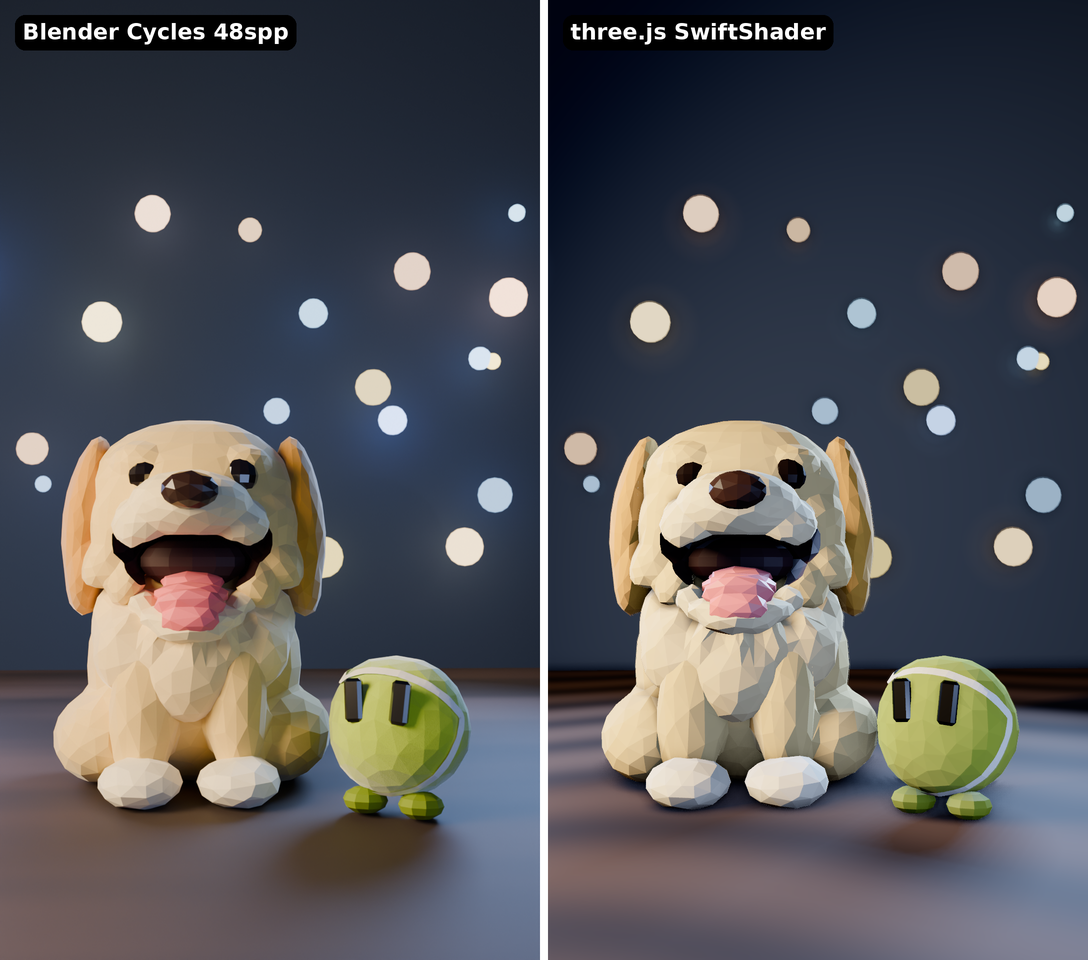

Python code for this plot:
"""Side-by-side: Blender Cycles reference vs three.js still -> compare.png (labelled)."""
import sys
from PIL import Image, ImageDraw, ImageFont
a, b, out = sys.argv[1], sys.argv[2], sys.argv[3]
la = sys.argv[4] if len(sys.argv) > 4 else 'Blender Cycles'
lb = sys.argv[5] if len(sys.argv) > 5 else 'three.js (SwiftShader)'
A = Image.open(a).convert('RGB'); B = Image.open(b).convert('RGB').resize(A.size)
W, H = A.size; gap = 16
im = Image.new('RGB', (W * 2 + gap, H), (255, 255, 255)); im.paste(A, (0, 0)); im.paste(B, (W + gap, 0))
d = ImageDraw.Draw(im)
try:
    f = ImageFont.truetype('/usr/share/fonts/truetype/dejavu/DejaVuSans-Bold.ttf', 44)
except OSError:
    f = ImageFont.load_default()
for x, t in ((0, la), (W + gap, lb)):
    d.rounded_rectangle((x + 30, 30, x + 60 + d.textlength(t, font=f), 100), 20, fill=(0, 0, 0))
    d.text((x + 45, 38), t, font=f, fill=(255, 255, 255))
im = im.resize((im.width // 2, im.height // 2), Image.LANCZOS)
im.save(out)
